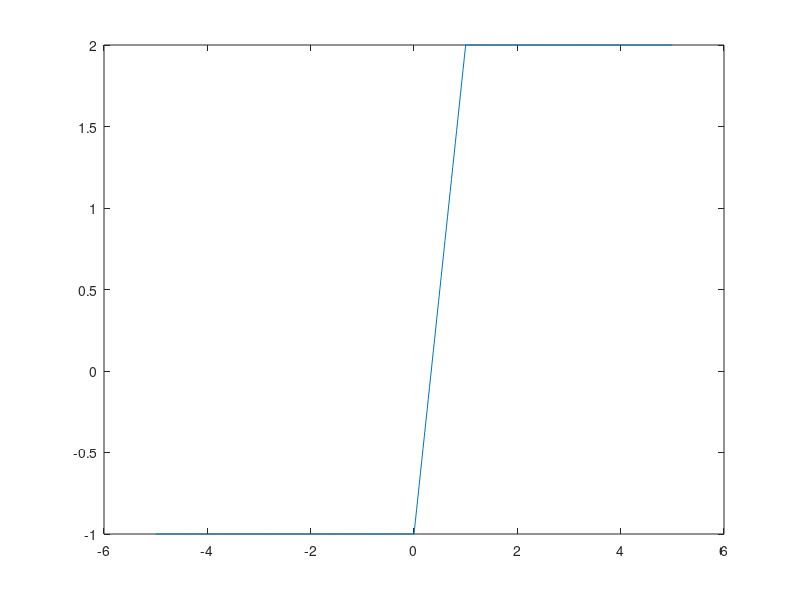

The MATLAB source for this figure:
clear all;

x=-5:(5+5)/400:5;
n=length(x);
f=[];

for ii=1:n
     if(x(ii)<0)
        f(ii)=-1;
     elseif(x(ii)>1)
        f(ii)=2;
     else
        f(ii)=3*x(ii)-1;
     end
end

hfig=figure(1);
plot(x,f);
saveas(hfig,'plot1','png');
